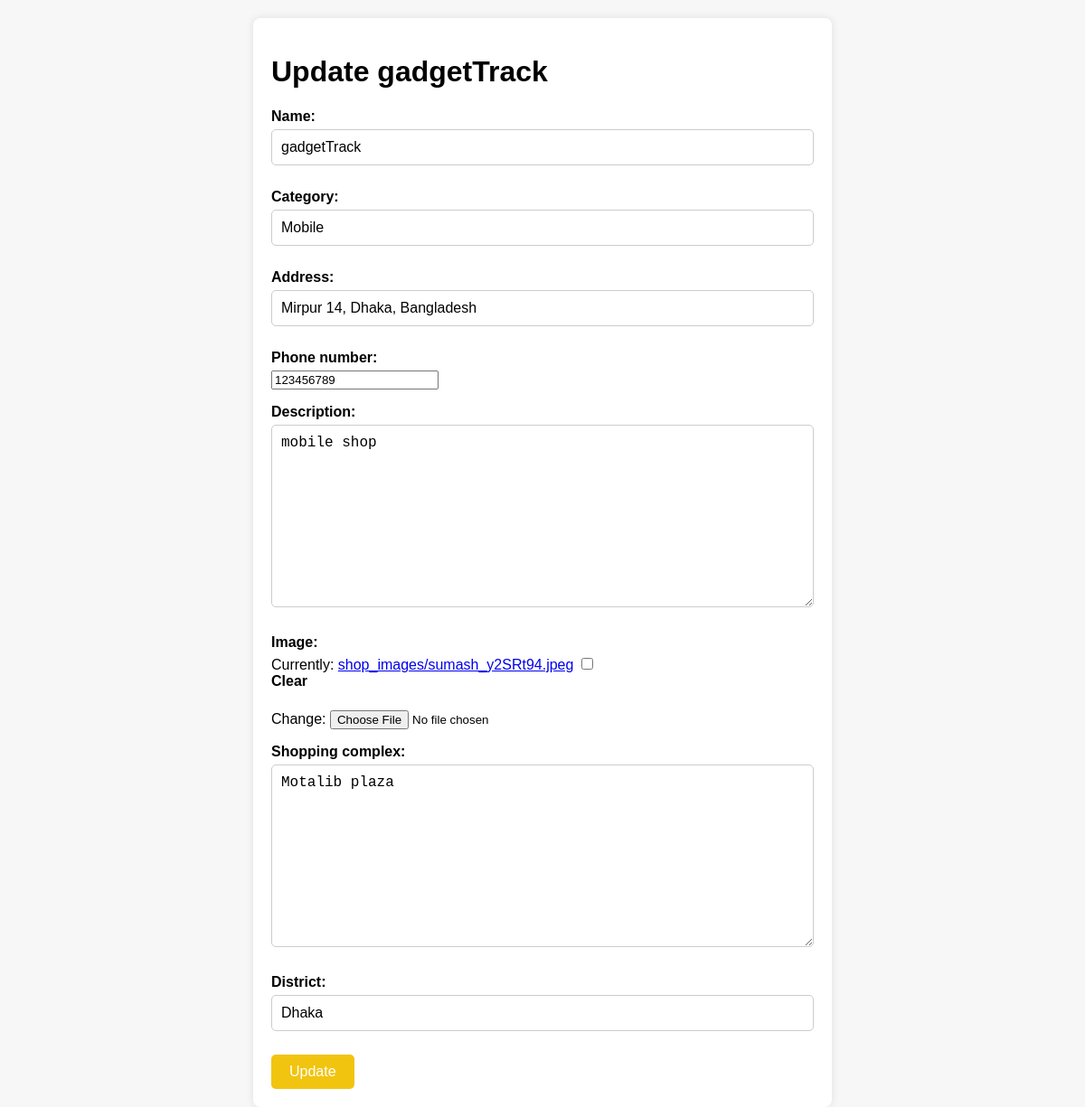
The page /update-shop/1/ on the database as committed earlier.
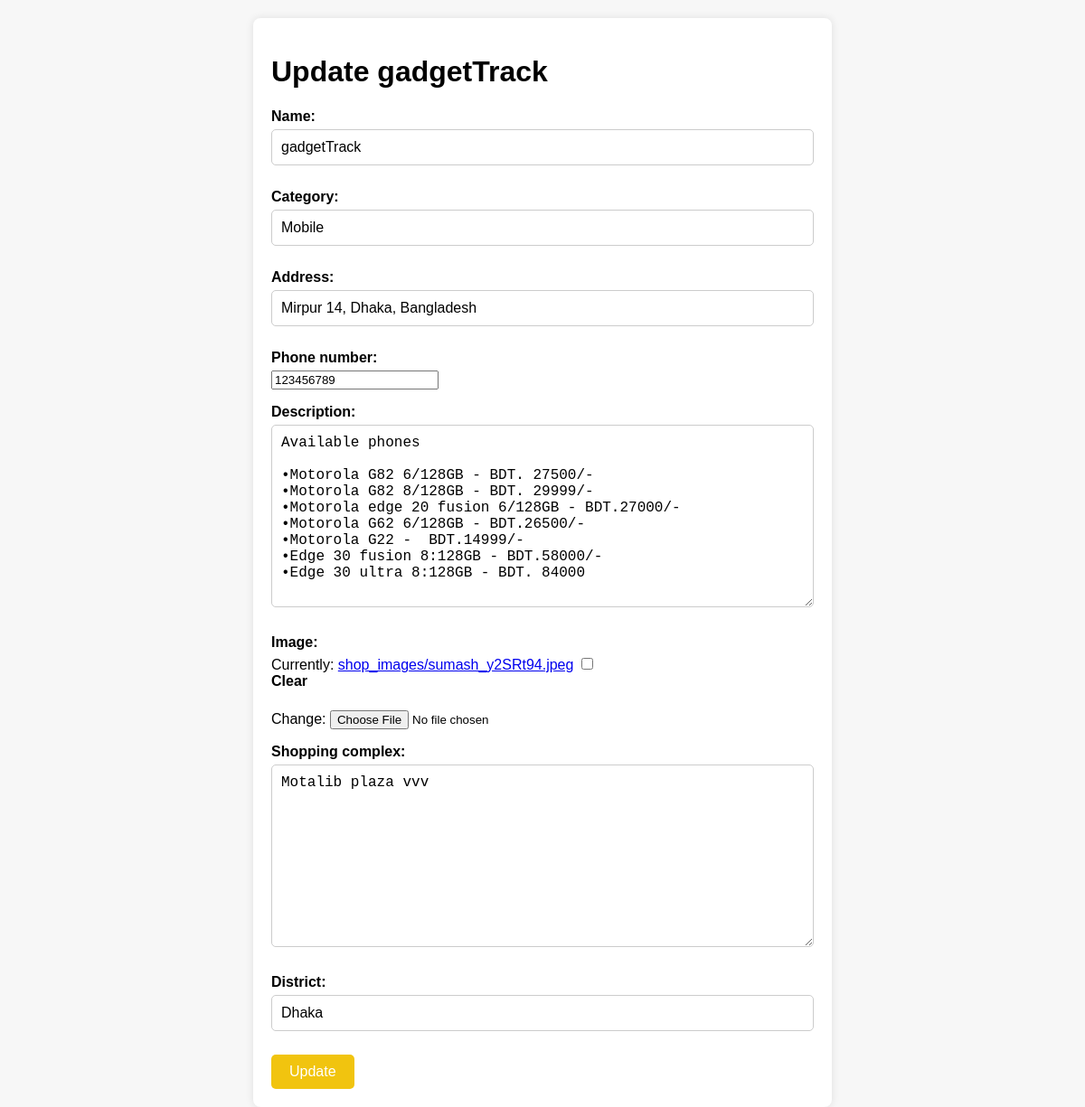
The same page on the database as committed later.
### ShopFinder/models.py (models this page shows, shortened)
class Shop(models.Model):
    name = models.CharField(max_length=100)
    category=models.CharField(max_length=100, blank =True, null =True)
    address = models.CharField(max_length=200)
    phone_number=models.IntegerField(blank=True, null =True)
    description = models.TextField()
    image = models.ImageField(upload_to='shop_images/',blank=True, null=True, default='shop_images/default.jpg')
    shopping_complex = models.TextField(blank=True, null=True)
    district = models.CharField(max_length=100)
    reviews = models.TextField(blank=True, null=True)

### ShopFinder/views.py (the view)
# urls.py: path('update-shop/<int:shop_id>/', views.update_shop, name='update_shop'),
def update_shop(request, shop_id):
    shop = Shop.objects.get(pk=shop_id)
    if request.method == 'POST':
        form = ShopForm(request.POST, instance=shop)
        if form.is_valid():
            form.save()
            return redirect('shop_listing')
    else:
        form = ShopForm(instance=shop)
    return render(request, 'update_shop.html', {'form': form, 'shop': shop})

### ShopFinder/forms.py
class ShopForm(forms.ModelForm):
    class Meta:
        model = Shop
        fields = ['name', 'category', 'address', 'phone_number', 'description', 'image', 'shopping_complex', 'district']

### Templates/update_shop.html (shortened to what this page needs)
<!DOCTYPE html>
<html lang="en">
<head>
</head>
<body>
    <div class="container">
        <h1>Update {{ shop.name }}</h1>
        <form method="post" enctype="multipart/form-data">
            {{ form.as_p }}
            <button type="submit" class="update-button">Update</button>
        </form>
    </div>
</body>
</html>

Rows that differ between the two databases and show on the page:
changed Shop "gadgetTrack": description "mobile shop" → "Available phones •Motorola G82 6/128GB - BDT. 27500/- •Motorola G82 8/128GB - BDT. 29999/- •Motorola edge 20 fusion 6/128GB - BDT.27000/- •Motorola G62 6/128GB - BDT.26500/- •Motorola G22 - BDT.14999/- •Edge 30 fusion 8:128GB - BDT.58000/- •Edge 30 ultra 8:128GB - BDT. 84000"; shopping_complex "Motalib plaza" → "Motalib plaza vvv"
